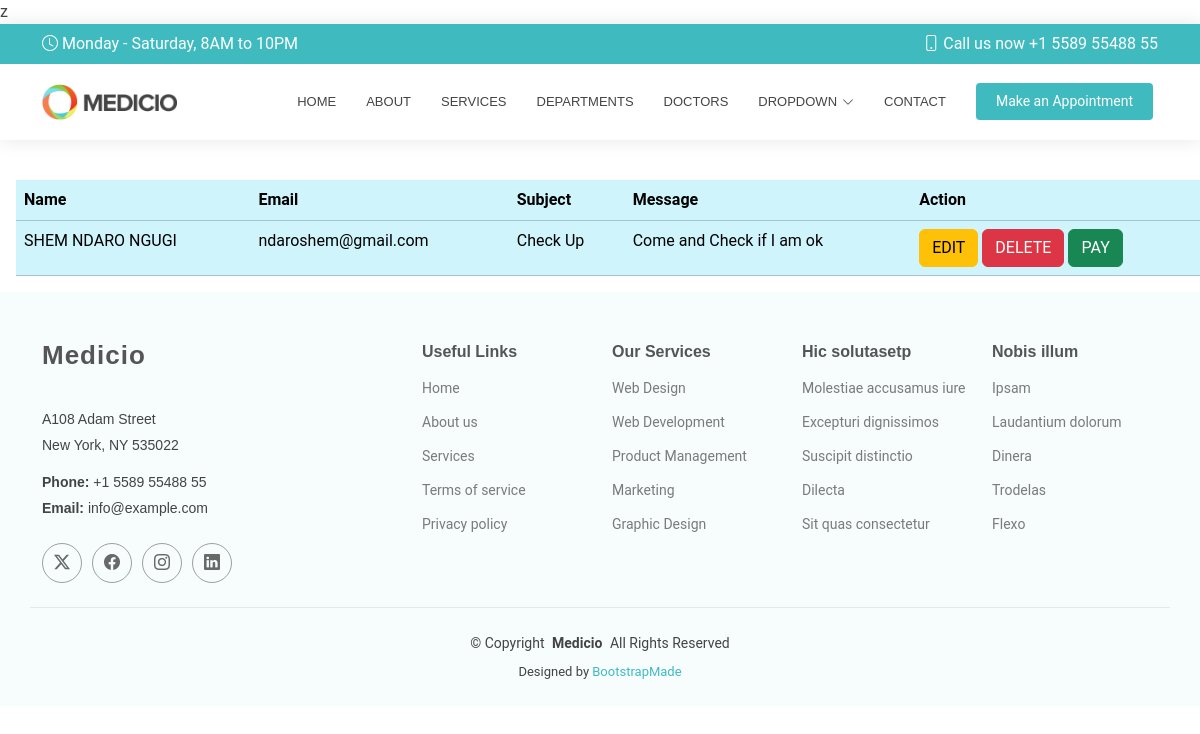
Page /showcontact/ on the committed database.
### Smart_Healthapp/models.py (models this page shows, shortened)
class Contact(models.Model):
    name = models.CharField(max_length=100)
    email = models.EmailField()
    subject = models.CharField(max_length=100)
    message = models.TextField()

### Smart_Healthapp/views.py (the view)
# urls.py: path('showcontact/', views.showcontact, name='showcontact'),
def showcontact(request):
   allcontacts = Contact.objects.all()
   return render(request, 'showcontact.html', {'contact':allcontacts})

### templates/showcontact.html
{% extends 'starter-page.html' %}
{%load static%}
{% block body %}
<br>
<table class="table table-info m-3">
    <tr>
        <th>Name</th>
        <th>Email</th>
        <th>Subject</th>
        <th>Message</th>
        <th>Action</th>
    </tr>
    {% for y in contact %}
    <tr>
        <td>{{y.name}}</td>
        <td>{{y.email}}</td>
        <td>{{y.subject}}</td>
        <td>{{y.message}}</td>
        <td>
            <a href="" class="btn btn-warning">EDIT</a>
            <a href=""  class="btn btn-danger">DELETE</a>
            <a href="" class="btn btn-success">PAY</a>
        </td>
    </tr>
    {% endfor %}
</table>
{% endblock %}

### static/assets/css/main.css (style rules this page uses)
:root { --default-font: "Roboto", system-ui, -apple-system, "Segoe UI", Roboto, "Helvetica Neue", Arial, "Noto Sans", "Liberation Sans", sans-serif, "Apple Color Emoji", "Segoe UI Emoji", "Segoe UI Symbol", "Noto Color Emoji"; --heading-font: "Raleway", sans-serif; --nav-font: "Poppins", sans-serif; }
:root { --background-color: #ffffff; --default-color: #444444; --heading-color: #555555; --accent-color: #3fbbc0; --surface-color: #ffffff; --contrast-color: #ffffff; }
:root { --nav-color: #444444; --nav-hover-color: #3fbbc0; --nav-mobile-background-color: #ffffff; --nav-dropdown-background-color: #ffffff; --nav-dropdown-color: #444444; --nav-dropdown-hover-color: #3fbbc0; }
:root { scroll-behavior: smooth; }
body { color: var(--default-color); background-color: var(--background-color); font-family: var(--default-font); }
a { color: var(--accent-color); text-decoration: none; transition: 0.3s; }

### rows in the picture
Contact: name "SHEM NDARO NGUGI", email "ndaroshem@gmail.com", subject "Check Up", message "Come and Check if I am ok"
